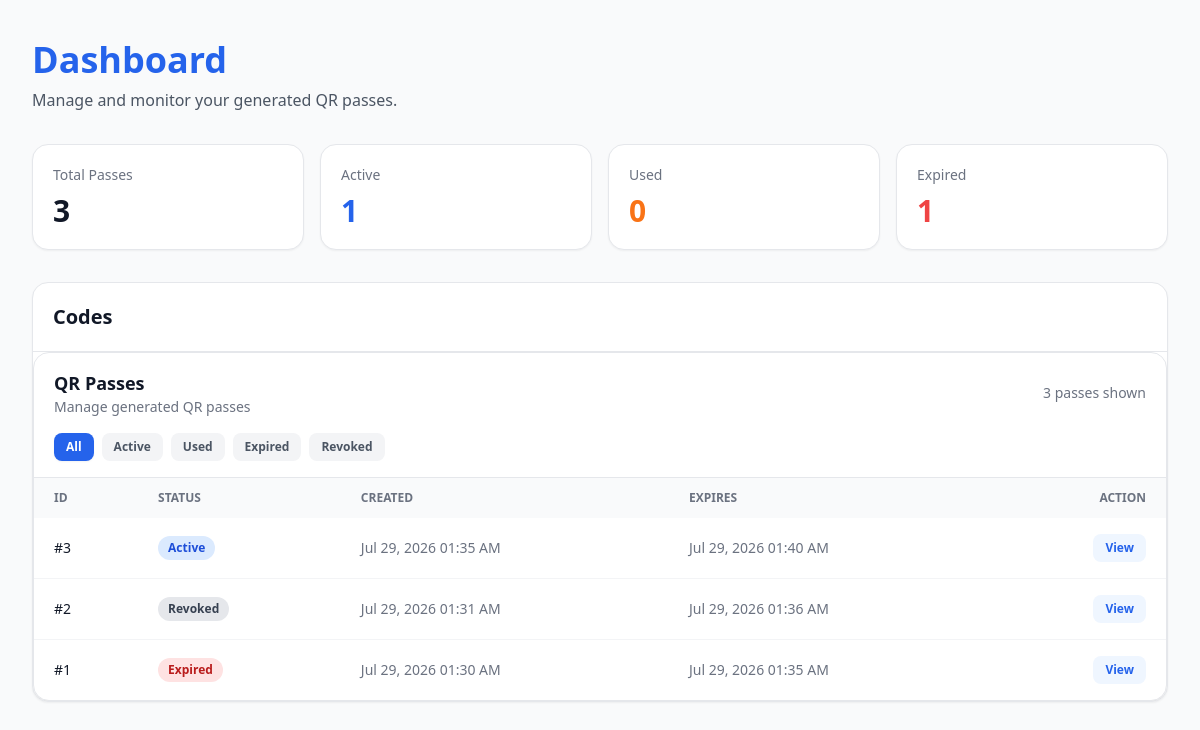
The page /admin on the database its author committed.
### app.py (models this page shows)
class QRCode(db.Model):
    id = db.Column(
        db.Integer,
        primary_key=True
    )
    token = db.Column(
        db.String(100),
        unique=True,
        nullable=False
    )
    status = db.Column(
        db.String(20),
        default="active"
    )
    created_at = db.Column(
        db.DateTime,
        default=now_uganda
    )
    expired_at = db.Column(
        db.DateTime,
        nullable=False
    )

### app.py (the view)
@app.route("/admin")
def admin():
    status_filter = request.args.get(
        "status",
        "all"
    )
    current_time = now_uganda()
    qr_codes = QRCode.query.order_by(
        QRCode.created_at.desc()
    ).all()
    for qr_code in qr_codes:
        if (
            qr_code.status == "active"
            and current_time >= qr_code.expired_at
        ):
            qr_code.status = "expired"
    db.session.commit()
    if status_filter != "all":
        qr_codes = [
            qr_code
            for qr_code in qr_codes
            if qr_code.status == status_filter
        ]
    return render_template(
        "admin.html",
        qr_codes=qr_codes,
        status_filter=status_filter
    )

### app.py (called while the page is built)
def now_uganda():
    return datetime.now(UGANDA_TIMEZONE).replace(tzinfo=None)

### templates/admin.html (shortened to what this page needs)
<!DOCTYPE html>
<html lang="en">
<head>
    <script src="https://cdn.tailwindcss.com"></script>
</head>
<body class="min-h-screen
             bg-gray-50 dark:bg-gray-950
             text-gray-900 dark:text-white
             transition-colors duration-500">
    <main class="max-w-7xl mx-auto px-4 sm:px-6 lg:px-8 py-10">
        <div class="mb-8">
            <h1 class="text-3xl sm:text-4xl font-bold
                       text-blue-600 dark:text-blue-400">
                Dashboard
            </h1>
            <p class="mt-2 text-gray-600 dark:text-gray-400">
                Manage and monitor your generated QR passes.
            </p>
        </div>
        <div class="grid grid-cols-2 md:grid-cols-4 gap-4 mb-8">
            <div class="bg-white dark:bg-gray-900
                        border border-gray-200 dark:border-gray-800
                        rounded-2xl p-5 shadow-sm">
                <p class="text-sm text-gray-500 dark:text-gray-400">
                    Total Passes
                </p>
                <p class="mt-2 text-3xl font-bold">
                    {{ qr_codes|length }}
                </p>
            </div>
            <div class="bg-white dark:bg-gray-900
                        border border-gray-200 dark:border-gray-800
                        rounded-2xl p-5 shadow-sm">
                <p class="text-sm text-gray-500 dark:text-gray-400">
                    Active
                </p>
                <p class="mt-2 text-3xl font-bold text-blue-600">
                    {{ qr_codes|selectattr('status', 'equalto', 'active')|list|length }}
                </p>
            </div>
            <div class="bg-white dark:bg-gray-900
                        border border-gray-200 dark:border-gray-800
                        rounded-2xl p-5 shadow-sm">
                <p class="text-sm text-gray-500 dark:text-gray-400">
                    Used
                </p>
                <p class="mt-2 text-3xl font-bold text-orange-500">
                    {{ qr_codes|selectattr('status', 'equalto', 'used')|list|length }}
                </p>
            </div>
            <div class="bg-white dark:bg-gray-900
                        border border-gray-200 dark:border-gray-800
                        rounded-2xl p-5 shadow-sm">
                <p class="text-sm text-gray-500 dark:text-gray-400">
                    Expired
                </p>
                <p class="mt-2 text-3xl font-bold text-red-500">
                    {{ qr_codes|selectattr('status', 'equalto', 'expired')|list|length }}
                </p>
            </div>
        </div>
        <div class="bg-white dark:bg-gray-900
                    border border-gray-200 dark:border-gray-800
                    rounded-2xl shadow-sm overflow-hidden">
            <div class="p-5 border-b
                        border-gray-200 dark:border-gray-800">
                <h2 class="text-xl font-semibold">
                    Codes
                </h2>
            </div>
<div class="bg-white dark:bg-gray-900
            border border-gray-200 dark:border-gray-800
            rounded-2xl
            shadow-lg
            overflow-hidden">
    <div class="px-5 py-4
                border-b border-gray-200 dark:border-gray-800">
        <div class="flex flex-col sm:flex-row
                    sm:items-center
                    sm:justify-between
                    gap-3">
            <div>
                <h2 class="text-lg font-semibold">
                    QR Passes
                </h2>
                <p class="text-sm text-gray-500 dark:text-gray-400">
                    Manage generated QR passes
                </p>
            </div>
            <div class="text-sm
                        text-gray-500 dark:text-gray-400">
                <span id="visibleCount">
                    {{ qr_codes|length }}
                </span>
                passes shown
            </div>
        </div>
        <div class="mt-4
                    flex flex-wrap
                    items-center
                    gap-2">
            <button onclick="filterTable('all', this)"
                    class="filter-btn active-filter
                           px-3 py-1.5
                           rounded-lg
                           text-xs font-semibold
                           bg-blue-600
                           text-white
                           shadow-sm
                           transition">
                All
            </button>
            <button onclick="filterTable('active', this)"
                    class="filter-btn
                           px-3 py-1.5
                           rounded-lg
                           text-xs font-semibold
                           bg-gray-100 dark:bg-gray-800
                           text-gray-600 dark:text-gray-300
                           hover:bg-blue-50
                           hover:text-blue-600
                           transition">
                Active
            </button>
            <button onclick="filterTable('used', this)"
                    class="filter-btn
                           px-3 py-1.5
                           rounded-lg
                           text-xs font-semibold
                           bg-gray-100 dark:bg-gray-800
                           text-gray-600 dark:text-gray-300
                           hover:bg-orange-50
                           hover:text-orange-600
                           transition">
                Used
            </button>
            <button onclick="filterTable('expired', this)"
                    class="filter-btn
                           px-3 py-1.5
                           rounded-lg
                           text-xs font-semibold
                           bg-gray-100 dark:bg-gray-800
                           text-gray-600 dark:text-gray-300
                           hover:bg-red-50
                           hover:text-red-600
                           transition">
                Expired
            </button>
            <button onclick="filterTable('revoked', this)"
                    class="filter-btn
                           px-3 py-1.5
                           rounded-lg
                           text-xs font-semibold
                           bg-gray-100 dark:bg-gray-800
                           text-gray-600 dark:text-gray-300
                           hover:bg-gray-200
                           transition">
                Revoked
            </button>
        </div>
    </div>
    <div class="max-h-[250px]
                overflow-y-auto
                overflow-x-auto">
        <table class="w-full
                      text-left
                      text-sm">
            <thead class="sticky top-0 z-10
                           bg-gray-50
                           dark:bg-gray-800
                           text-gray-500
                           dark:text-gray-400
                           uppercase
                           text-xs">
                <tr>
                    <th class="px-5 py-3">
                        ID
                    </th>
                    <th class="px-5 py-3">
                        Status
                    </th>
                    <th class="px-5 py-3">
                        Created
                    </th>
                    <th class="px-5 py-3">
                        Expires
                    </th>
                    <th class="px-5 py-3 text-right">
                        Action
                    </th>
                </tr>
            </thead>
            <tbody class="divide-y
                         divide-gray-100
                         dark:divide-gray-800">
                {% for qr in qr_codes %}
                <tr data-status="{{ qr.status }}"
                    class="qr-row
                           hover:bg-gray-50
                           dark:hover:bg-gray-800
                           transition">
                    <td class="px-5 py-4
                               font-medium">
                        #{{ qr.id }}
                    </td>
                    <td class="px-5 py-4">
                        {% if qr.status == 'active' %}
                            <span class="inline-flex
                                         items-center
                                         px-2.5 py-1
                                         rounded-full
                                         text-xs font-semibold
                                         bg-blue-100
                                         text-blue-700
                                         dark:bg-blue-950
                                         dark:text-blue-300">
                                Active
                            </span>
                        {% elif qr.status == 'expired' %}
                            <span class="inline-flex
                                         items-center
                                         px-2.5 py-1
                                         rounded-full
                                         text-xs font-semibold
                                         bg-red-100
                                         text-red-700
                                         dark:bg-red-950
                                         dark:text-red-300">
                                Expired
                            </span>
                        {% elif qr.status == 'revoked' %}
                            <span class="inline-flex
                                         items-center
                                         px-2.5 py-1
                                         rounded-full
                                         text-xs font-semibold
                                         bg-gray-200
                                         text-gray-700
                                         dark:bg-gray-700
                                         dark:text-gray-300">
                                Revoked
                            </span>
                        {% endif %}
                    </td>
                    <td class="px-5 py-4
                               text-gray-500
                               dark:text-gray-400">
                        {{ qr.created_at.strftime('%b %d, %Y %I:%M %p') }}
                    </td>
                    <td class="px-5 py-4
                               text-gray-500
                               dark:text-gray-400">
                        {{ qr.expired_at.strftime('%b %d, %Y %I:%M %p') }}
                    </td>
                    <td class="px-5 py-4 text-right">
                        <a href="{{ url_for('qr_details', qr_id=qr.id) }}"
                           class="inline-flex
                                  items-center
                                  px-3 py-1.5
                                  rounded-lg
                                  text-xs
                                  font-semibold
                                  bg-blue-50
                                  text-blue-600
                                  hover:bg-blue-100
                                  dark:bg-blue-950
                                  dark:text-blue-400
                                  dark:hover:bg-blue-900
                                  transition">
                            View
                        </a>
                    </td>
                </tr>
                {% endfor %}
            </tbody>
        </table>
    </div>
</div>
    </main>
</body>
</html>

### rows shown on the page
QRCode: id "3", status "Active", created_at "Jul 29, 2026 01:35 AM", expired_at "Jul 29, 2026 01:40 AM"
QRCode: id "2", status "Revoked", created_at "Jul 29, 2026 01:31 AM", expired_at "Jul 29, 2026 01:36 AM"
QRCode: id "1", status "Expired", created_at "Jul 29, 2026 01:30 AM", expired_at "Jul 29, 2026 01:35 AM"

### other values the page prints
{{ qr_codes|length }} "3"
{{ qr_codes|selectattr('status', 'equalto', 'active')|list|length }} "1"
{{ qr_codes|selectattr('status', 'equalto', 'used')|list|length }} "0"
{{ qr_codes|selectattr('status', 'equalto', 'expired')|list|length }} "1"
